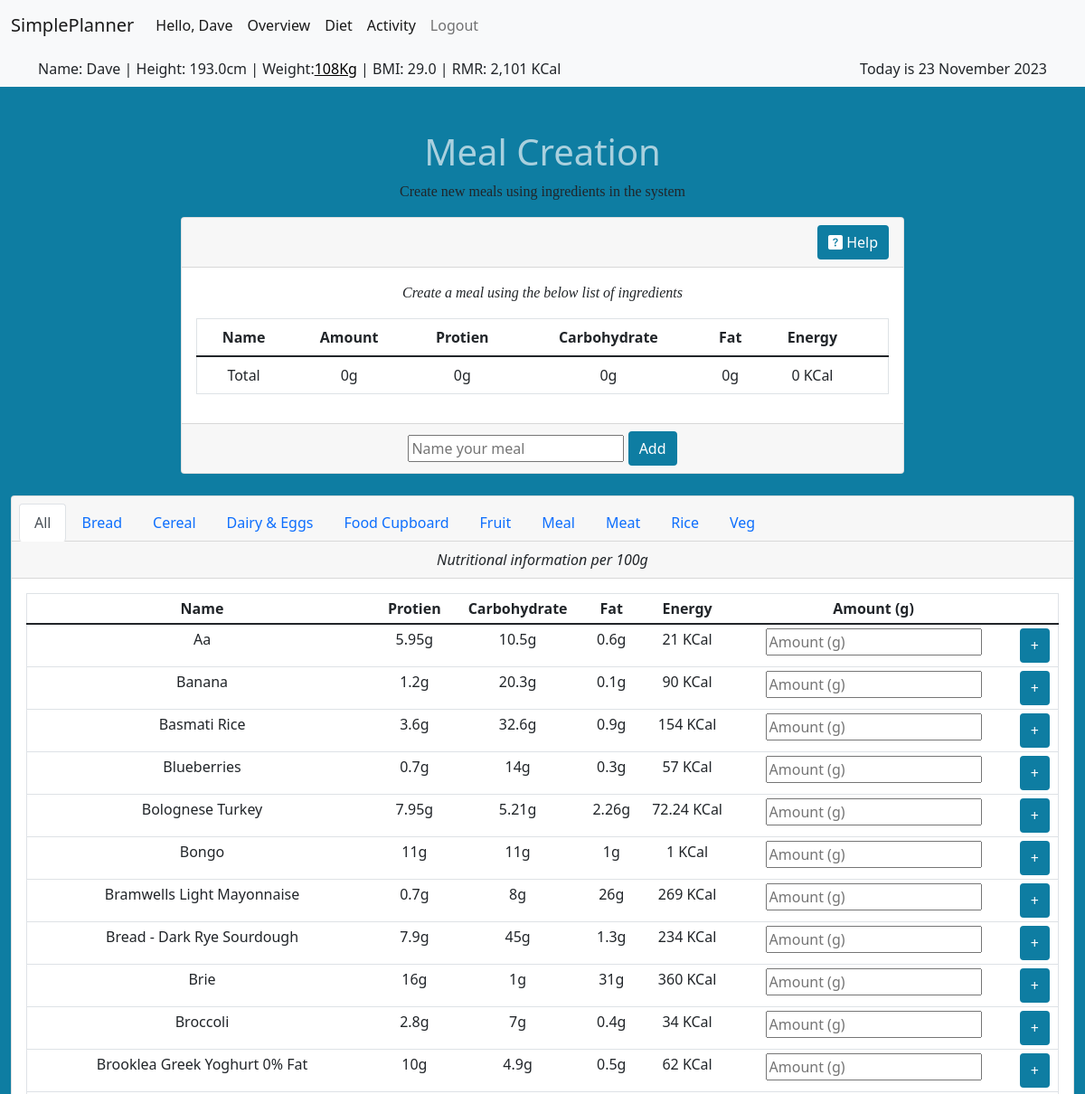
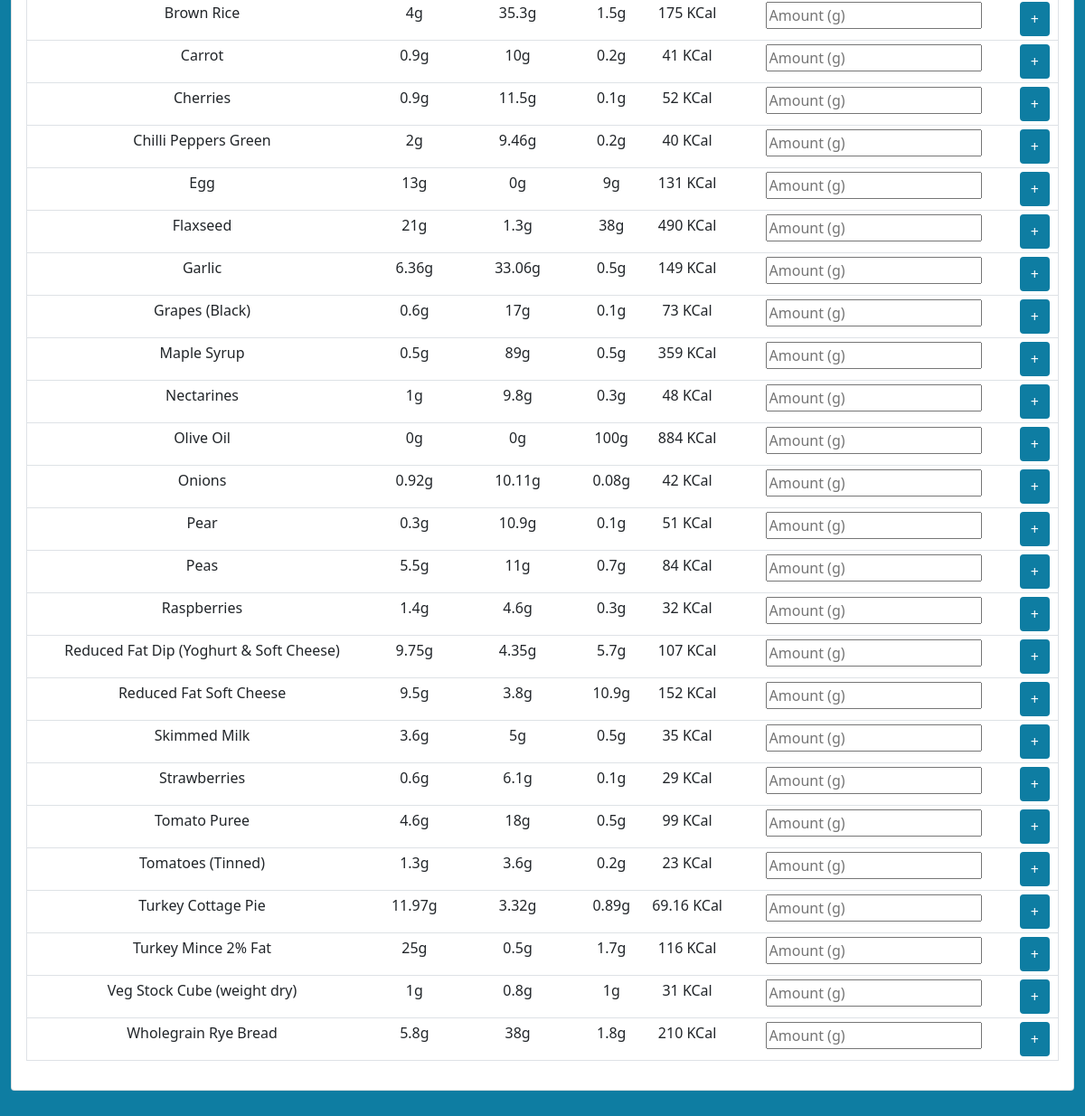
Page /mealcreation (signed in) on the committed database (2 pictures, top to bottom).
### tables this page shows
CREATE TABLE food_type (
    id INTEGER PRIMARY KEY,
    type TEXT
);

CREATE TABLE standard_food (
    id INTEGER PRIMARY KEY,
    food_name TEXT,
    food_type_id INTEGER REFERENCES food_type(id) NOT NULL,
    energy INTEGER,
    protien INTEGER,
    carbohydrate INTEGER,
    fat INTEGER
);

### app.py (the view)
@app.route("/mealcreation", methods=["GET", "POST"])
@helpers.login_required
def meal_creation():
    if request.method == "POST":
        return redirect("/mealcreation")
    else:
        cur = db.cursor()
        foods = cur.execute("""SELECT standard_food.id, standard_food.food_name, standard_food.energy, standard_food.protien, standard_food.carbohydrate, standard_food.fat, food_type.type, food_type.id AS food_type_id
                            FROM standard_food
                            INNER JOIN food_type ON standard_food.food_type_id = food_type.id
                            WHERE food_type_id LIKE ?
                            UNION
                            SELECT custom_food.id, custom_food.food_name, custom_food.energy, custom_food.protien, custom_food.carbohydrate, custom_food.fat, food_type.type, food_type.id AS food_type_id
                            FROM custom_food INNER JOIN food_type ON custom_food.food_type_id = food_type.id
                            WHERE food_type.id LIKE ?
                            AND custom_food.user_id = ?
                            ORDER BY food_name""", ((session["food_type"]), (session["food_type"]), (session["user_id"]))).fetchall()
        food_types = cur.execute(
            "SELECT * FROM food_type ORDER BY type").fetchall()
        food_types_meal = cur.execute(
            "SELECT * FROM food_type WHERE type ='Meal'").fetchall()
        cur.close()
        return render_template("diet_mealcreation.html", standard_foods=foods, food_types_meal=food_types_meal, food_types=food_types, build_custom_food=session["meal_creation"])

### helpers.py (called while the page is built)
def dict_factory(cursor, row):
    fields = [column[0] for column in cursor.description]
    return {key: value for key, value in zip(fields, row)}

def login_required(f):
    @wraps(f)
    def decorated_function(*args, **kwargs):
        if session.get("user_id") is None:
            return redirect("/login")
        return f(*args, **kwargs)
    return decorated_function

def kcal(value):
    return f"{value:,} KCal"

def gkg(value):
    if value < 1000:
        return f"{value:}g"
    else:
        return f"{float(value/1000):,.1f}Kg"

def date_format(value):
    months = ("January", "February", "March", "April", "May", "June",
              "July", "August", "September", "October", "November", "December")
    month = months[value.month-1]
    return "{} {} {}".format(value.day, month, value.year)

### templates/diet_mealcreation.html (shortened to what this page needs)
{% extends "layout.html" %}
{% block main %}
<h1>Meal Creation</h1>
<p>Create new meals using ingredients in the system</p>
<div class="card" style="width: 50rem; margin-left: auto; margin-right: auto;">
    <div class="card-header">
        <button type="button" data-bs-toggle="modal" data-bs-target="#helpModal" style="float: right"><i
                class="bi bi-question-square-fill"></i> Help</button>
    </div>
    <div class="card-body">
        <p><i>Create a meal using the below list of ingredients</i></p>
        <table class="table">
            <thead>
                <tr>
                    <th>Name</th>
                    <th>Amount</th>
                    <th>Protien</th>
                    <th>Carbohydrate</th>
                    <th>Fat</th>
                    <th>Energy</th>
                    <th></th>
                </tr>
            </thead>
            <form action="/customfood" method="post">
                <tfoot>
                    <tr>
                        <td>Total</td>
                        <td>{{ build_custom_food | sum(attribute="amount") | gkg }}<input type="hidden" name="amount"
                                value='{{ build_custom_food | sum(attribute="amount") }}'></td>
                        <td>{{ build_custom_food | sum(attribute="protien") | gkg }}<input type="hidden" name="protien"
                                value='{{ build_custom_food | sum(attribute="protien") }}'></td>
                        <td>{{ build_custom_food | sum(attribute="carbohydrate") | gkg }}<input type="hidden"
                        </td>
                        <td>{{ build_custom_food | sum(attribute="fat") | gkg }}<input type="hidden" name="fat"
                                value='{{ build_custom_food | sum(attribute="fat") }}'></td>
                        <td>{{ build_custom_food | sum(attribute="energy") | kcal }}<input type="hidden" name="energy"
                                value='{{ build_custom_food | sum(attribute="energy") }}'></td>
                        <td></td>
                    </tr>
                </tfoot>
        </table>
    </div>
    <div class="card-footer">
        <input name="name" autocomplete="off" placeholder="Name your meal"><input type="hidden" name="food_type"
            value='{{ food_types_meal[0]["id"] }}'> <button type="submit">Add</button>
    </div>
</div>
<br>
<div class="card text-center">
    <div class="card-header">
        <ul class="nav nav-tabs card-header-tabs">
            {% if session["food_type"] == "%" %}
            <form action="/change_food_type" method="post">
                <button type="submit" class="nav-link active">All</button>
            </form>
            {% else %}
            <form action="/change_food_type" method="post">
                <input type="hidden" name="id" value="%">
                <button type="submit" class="nav-link">All</button>
            </form>
            {% endif %}
            {% for type in food_types %}
            {% if session["food_type"] | int == type["id"] %}
            <form action="/change_food_type" method="post">
                <input type="hidden" name="id" value='{{ type["id"] }}'>
                <button type="submit" class="nav-link active">{{ type["type"] }}</button>
            </form>
            {% else %}
            <form action="/change_food_type" method="post">
                <button type="submit" class="nav-link">{{ type["type"] }}</button>
            </form>
            {% endif %}
            {% endfor %}
        </ul>
    </div>
    <div class="card-header">
        <i>Nutritional information per 100g</i>
    </div>
    <div class="card-body">
        <table class="table table-sm table-hover">
            <thead>
                <tr>
                    <th>Name</th>
                    <th>Protien</th>
                    <th>Carbohydrate</th>
                    <th>Fat</th>
                    <th>Energy</th>
                    <th>Amount (g)</th>
                    <th></th>
                </tr>
            </thead>
            <tbody>
                {% for food in standard_foods %}
                <tr>
                    <form action="/build_meal" method="post">
                        <td>{{ food["food_name"] }}<input type="hidden" id="food_name" name="food_name"
                                value='{{ food["food_name"] }}'></td>
                        <td>{{ food["protien"] | gkg }}<input type="hidden" id="protien" name="protien"
                                value='{{ food["protien"] }}'></td>
                        <td>{{ food["carbohydrate"] | gkg }}<input type="hidden" id="carbohydrate" name="carbohydrate"
                                value='{{ food["carbohydrate"] }}'></td>
                        <td>{{ food["fat"] | gkg }}<input type="hidden" id="fat" name="fat" value='{{ food["fat"] }}'>
                        </td>
                        <td>{{ food["energy"] |kcal }}<input type="hidden" id="energy" name="energy"
                                value='{{ food["energy"] }}'></td>
                        <td><input autocomplete="off" id="amount" name="amount" placeholder="Amount (g)" type="number">
                        </td>
                        <td>
                            <button type="submit">+</button>
                        </td>
                    </form>
                </tr>
                {% endfor %}
            </tbody>
        </table>
    </div>
</div>
{% endblock %}

### static/style.css (style rules this page uses)
body { background-color: rgb(14, 125, 162); }
h1 { color: rgba(255, 255, 255, 0.645); text-align: center; }
p { font-family: verdana; font-size: 16px; }
table { border: 1px solid; }
button { background-color: rgb(14, 125, 162); border: 2px solid rgb(14, 125, 162); color: white; padding: 5px 10px; text-align: center; text-decoration: none; display: inline-block; font-size: 16px; border-radius: 4px; transition-duration: 0.4s; }

### rows in the picture
food_type: type "Bread", food_name "Wholegrain Rye Bread", protien|gkg "5.8g", carbohydrate|gkg "38g", fat|gkg "1.8g", energy|kcal "210 KCal"
food_type: type "Cereal"
food_type: type "Dairy & Eggs", food_name "Reduced Fat Soft Cheese", protien|gkg "9.5g", carbohydrate|gkg "3.8g", fat|gkg "10.9g", energy|kcal "152 KCal"
food_type: type "Food Cupboard"
food_type: type "Fruit"
food_type: type "Meal", food_name "Aa", protien|gkg "5.95g", carbohydrate|gkg "10.5g", fat|gkg "0.6g", energy|kcal "21 KCal", food_name "Bolognese Turkey", protien|gkg "7.95g", carbohydrate|gkg "5.21g", fat|gkg "2.26g", energy|kcal "72.24 KCal", food_name "Reduced Fat Dip (Yoghurt & Soft Cheese)", protien|gkg "9.75g", carbohydrate|gkg "4.35g", fat|gkg "5.7g", energy|kcal "107 KCal", food_name "Turkey Cottage Pie", protien|gkg "11.97g", carbohydrate|gkg "3.32g", fat|gkg "0.89g", energy|kcal "69.16 KCal"
food_type: type "Meat"
food_type: type "Rice"
food_type: type "Veg", food_name "Bongo", protien|gkg "11g", carbohydrate|gkg "11g", fat|gkg "1g", energy|kcal "1 KCal"
standard_food: food_name "Banana", protien|gkg "1.2g", carbohydrate|gkg "20.3g", fat|gkg "0.1g", energy|kcal "90 KCal"
standard_food: food_name "Basmati Rice", protien|gkg "3.6g", carbohydrate|gkg "32.6g", fat|gkg "0.9g", energy|kcal "154 KCal"
standard_food: food_name "Blueberries", protien|gkg "0.7g", carbohydrate|gkg "14g", fat|gkg "0.3g", energy|kcal "57 KCal"
standard_food: food_name "Bramwells Light Mayonnaise", protien|gkg "0.7g", carbohydrate|gkg "8g", fat|gkg "26g", energy|kcal "269 KCal"
standard_food: food_name "Bread - Dark Rye Sourdough", protien|gkg "7.9g", carbohydrate|gkg "45g", fat|gkg "1.3g", energy|kcal "234 KCal"
standard_food: food_name "Brie", protien|gkg "16g", carbohydrate|gkg "1g", fat|gkg "31g", energy|kcal "360 KCal"
standard_food: food_name "Broccoli", protien|gkg "2.8g", carbohydrate|gkg "7g", fat|gkg "0.4g", energy|kcal "34 KCal"
standard_food: food_name "Brooklea Greek Yoghurt 0% Fat", protien|gkg "10g", carbohydrate|gkg "4.9g", fat|gkg "0.5g", energy|kcal "62 KCal"
standard_food: food_name "Brown Rice", protien|gkg "4g", carbohydrate|gkg "35.3g", fat|gkg "1.5g", energy|kcal "175 KCal"
standard_food: food_name "Carrot", protien|gkg "0.9g", carbohydrate|gkg "10g", fat|gkg "0.2g", energy|kcal "41 KCal"
standard_food: food_name "Cherries", protien|gkg "0.9g", carbohydrate|gkg "11.5g", fat|gkg "0.1g", energy|kcal "52 KCal"
standard_food: food_name "Chilli Peppers Green", protien|gkg "2g", carbohydrate|gkg "9.46g", fat|gkg "0.2g", energy|kcal "40 KCal"
standard_food: food_name "Egg", protien|gkg "13g", carbohydrate|gkg "0g", fat|gkg "9g", energy|kcal "131 KCal"
standard_food: food_name "Flaxseed", protien|gkg "21g", carbohydrate|gkg "1.3g", fat|gkg "38g", energy|kcal "490 KCal"
standard_food: food_name "Garlic", protien|gkg "6.36g", carbohydrate|gkg "33.06g", fat|gkg "0.5g", energy|kcal "149 KCal"
standard_food: food_name "Grapes (Black)", protien|gkg "0.6g", carbohydrate|gkg "17g", fat|gkg "0.1g", energy|kcal "73 KCal"
standard_food: food_name "Maple Syrup", protien|gkg "0.5g", carbohydrate|gkg "89g", fat|gkg "0.5g", energy|kcal "359 KCal"
standard_food: food_name "Nectarines", protien|gkg "1g", carbohydrate|gkg "9.8g", fat|gkg "0.3g", energy|kcal "48 KCal"
standard_food: food_name "Olive Oil", protien|gkg "0g", carbohydrate|gkg "0g", fat|gkg "100g", energy|kcal "884 KCal"
standard_food: food_name "Onions", protien|gkg "0.92g", carbohydrate|gkg "10.11g", fat|gkg "0.08g", energy|kcal "42 KCal"
standard_food: food_name "Pear", protien|gkg "0.3g", carbohydrate|gkg "10.9g", fat|gkg "0.1g", energy|kcal "51 KCal"
standard_food: food_name "Peas", protien|gkg "5.5g", carbohydrate|gkg "11g", fat|gkg "0.7g", energy|kcal "84 KCal"
standard_food: food_name "Raspberries", protien|gkg "1.4g", carbohydrate|gkg "4.6g", fat|gkg "0.3g", energy|kcal "32 KCal"
standard_food: food_name "Skimmed Milk", protien|gkg "3.6g", carbohydrate|gkg "5g", fat|gkg "0.5g", energy|kcal "35 KCal"
standard_food: food_name "Strawberries", protien|gkg "0.6g", carbohydrate|gkg "6.1g", fat|gkg "0.1g", energy|kcal "29 KCal"
standard_food: food_name "Tomato Puree", protien|gkg "4.6g", carbohydrate|gkg "18g", fat|gkg "0.5g", energy|kcal "99 KCal"
standard_food: food_name "Tomatoes (Tinned)", protien|gkg "1.3g", carbohydrate|gkg "3.6g", fat|gkg "0.2g", energy|kcal "23 KCal"
standard_food: food_name "Turkey Mince 2% Fat", protien|gkg "25g", carbohydrate|gkg "0.5g", fat|gkg "1.7g", energy|kcal "116 KCal"
standard_food: food_name "Veg Stock Cube (weight dry)", protien|gkg "1g", carbohydrate|gkg "0.8g", fat|gkg "1g", energy|kcal "31 KCal"

### other values in the picture
{{ session["username"] }} "Dave"
{{ session["height"] }} "193.0"
{{ session['weight'] }} "108"
{{ session["rmr"] | kcal }} "2,101 KCal"
{{ session["today"] | date_format }} "23 November 2023"
{{ build_custom_food | sum(attribute="amount") | gkg }} "0g"
{{ build_custom_food | sum(attribute="protien") | gkg }} "0g"
{{ build_custom_food | sum(attribute="carbohydrate") | gkg }} "0g"
{{ build_custom_food | sum(attribute="fat") | gkg }} "0g"
{{ build_custom_food | sum(attribute="energy") | kcal }} "0 KCal"
